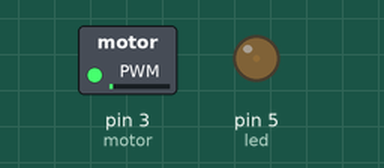
A sketch run on a simulated Arduino Uno, built with avr-gcc and run on an emulated ATmega328P. Parts: switched loads named in the sketch (green lamp = pin HIGH), output pins drawn as LEDs (lit = HIGH).

Above: at 0.05 s.
At 6.4 s:
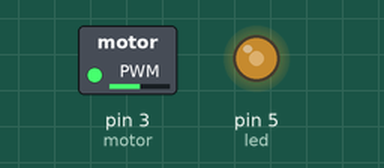
At 9.55 s:
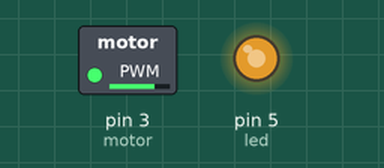
At 12.75 s:
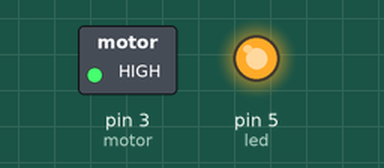
Timing chart, 0 to 16.6 s (numbered marks = the images above):
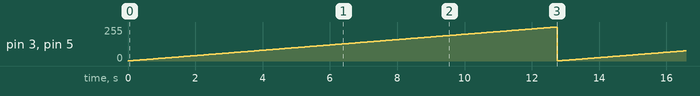

The sketch:

Osciloscopio.ino
```cpp
int motor =3;
int led = 5;
int pwm = 0;

void setup(){
  pinMode(motor,OUTPUT);
  pinMode(led,OUTPUT);
}

void loop(){
  if(pwm >= 255){
    pwm = 0;
  }
  pwm++;
  analogWrite(motor,pwm);
  analogWrite(led,pwm);
  delay(50);
}
```

Measured:
- by itself, pin 3 (motor), pin 5 (led): ramps from 1/255 to 255/255 and jumps back, once every 12.8 s
